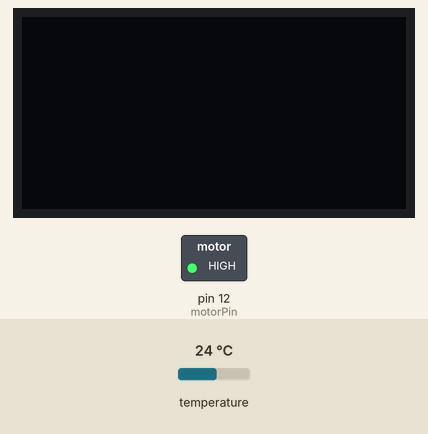
Bench run of a sketch on a simulated Arduino Uno, built with avr-gcc and run on an emulated ATmega328P. On the bench: 128×64 one-colour display, switched loads named in the sketch (green lamp = pin HIGH). The test bench sets the inputs (shaded band); at power-on: temperature 24 °C.

Above: at 1.2 s.
1.3 s: temperature set to 20 °C
3.1 s: temperature set to 18.8 °C
At 3.8 s:
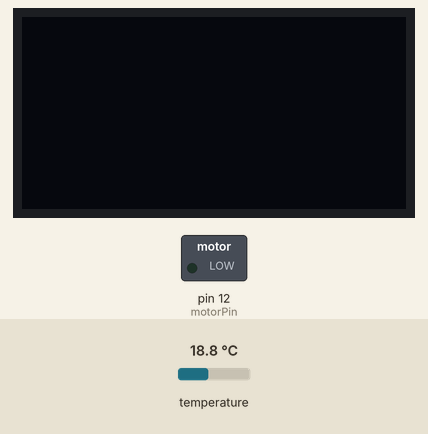
4.6 s: temperature set to 28 °C
At 6.2 s:
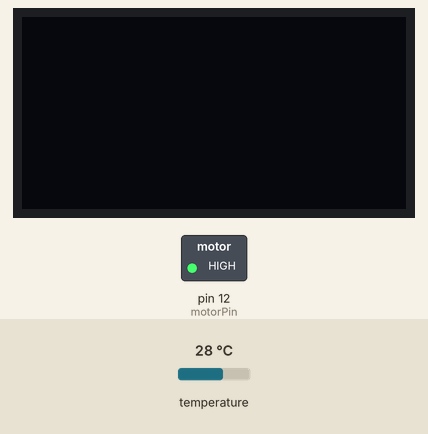
6.5 s: temperature set to 12 °C
At 8.0 s:
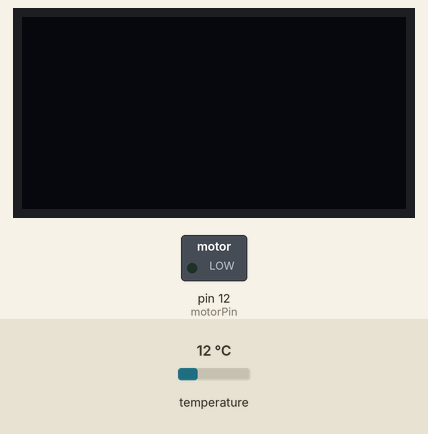
Timing chart, 0 to 9.3 s (numbered marks = the images above; inputs shaded):
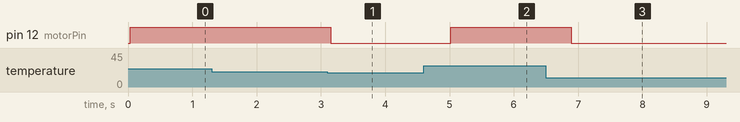

Measured:
- the behaviour switches between 19.6 and 19.5 °C on temperature (found by bisection; images 0 and 1)
- after the input at 1.3 s, every drawn part: stays the same
- after the input at 3.1 s, pin 12 (motorPin): HIGH → LOW after 0.05 s
- after the input at 4.6 s, pin 12 (motorPin): LOW → HIGH after 0.42 s
- after the input at 6.5 s, pin 12 (motorPin): HIGH → LOW after 0.39 s

The sketch:

prog_temp_ventilo_sensorkit_19.ino
```cpp
#include "Arduino_SensorKit.h"

#define Environment Environment_I2C

const int motorPin = 12;

String ventilstate = "NON";

void setup() {
  // put your setup code here, to run once:
  pinMode(motorPin, OUTPUT);

  Wire.begin();
  Environment.begin();

  Oled.begin();
  Oled.setFlipMode(true);
}

void loop() {
  // put your main code here, to run repeatedly:
  if (Environment.readTemperature() > 19.5) {
    digitalWrite(motorPin, HIGH);
    ventilstate = "OUI";
  }
  else {
    digitalWrite(motorPin, LOW);
    ventilstate = "NON";
  }
  Oled.setFont(u8x8_font_chroma48medium8_r);
  Oled.setCursor(0, 10);
  Oled.print("Temp : ");
  Oled.print(Environment.readTemperature());
  Oled.print(" C");
  Oled.setCursor(0, 20);
  Oled.print("Ventil : ");
  Oled.print(ventilstate);
  Oled.refreshDisplay();
  delay(500);
}
```
